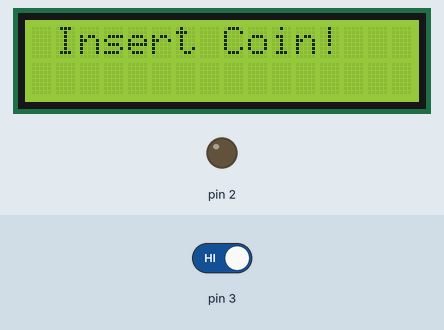
The sketch below on a simulated Arduino Uno, built with avr-gcc and run on an emulated ATmega328P. Parts: 16×2 character LCD, output pins drawn as LEDs (lit = HIGH). The test bench sets the inputs (shaded band); at power-on: pin 3 HIGH. What the sketch prints to the serial monitor is not drawn.

Above: at 1.2 s.
1.3 s: pin 3 driven LOW
At 2.2 s:
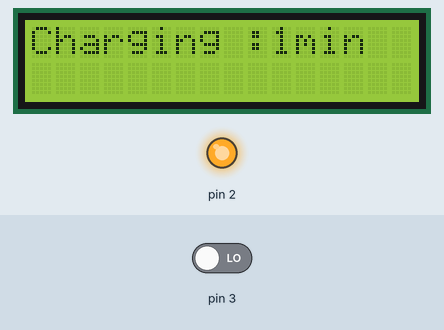
Timing chart, 0 to 4.3 s (numbered marks = the images above; inputs shaded):
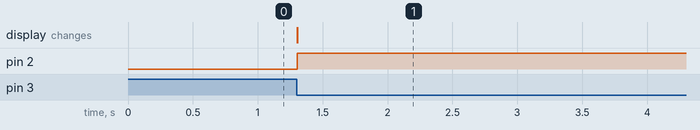

The sketch:

Coin_Based_Charging_System.ino
```cpp
/*
  Author: Vikrant_Gupta
  Email: vikrantgupta95@gmail.com
  LinkedIn: https://www.linkedin.com/in/vikrantgupta95/
  Instagram: https://www.instagram.com/crazyvikku/
  GitHub: https://github.com/vikrantgupta95

  Description:
  This code simulates a coin-based charging system. When a coin is inserted, the charging process starts,
  and after 1 minute, the charging completes. Then, it waits for the next coin to initiate the charging process again.

  Last updated: [Date]
*/

#include <LiquidCrystal.h>

LiquidCrystal lcd(7, 8, 9, 10, 11, 12);

long stime = 0;
int sem = 0;
int c = 0;

void setup() {
  pinMode(2, OUTPUT);
  digitalWrite(2, LOW);
  pinMode(3, INPUT);
  lcd.begin(16, 2);
  Serial.begin(9600);
  Serial.println("Coin Based Charging");
  lcd.setCursor(0, 0);
  lcd.print(" Insert Coin!   ");
}

void loop() {
  if (digitalRead(3) == 0 && sem == 0) {
    Serial.println("Coin found");
    if (sem == 0) {
      sem = 1;
      stime = millis() / 1000;
    }
    lcd.setCursor(0, 0);
    lcd.print("Charging :1min");
    digitalWrite(2, HIGH);
    c = 1;
  }
  if (c == 1 && (millis() / 1000 >= stime + 60)) {
    Serial.println("Charging complete, waiting for new coin");
    digitalWrite(2, LOW);
    c = 0;
    sem = 0;
  }
  if (digitalRead(3) == 1 && c == 0) {
    lcd.setCursor(0, 0);
    lcd.print(" Insert Coin!   ");
    digitalWrite(2, LOW);
  }
}
```

Measured:
- after the input at 1.3 s, pin 2: LOW → HIGH at once; the display: changes at once (image 1)
